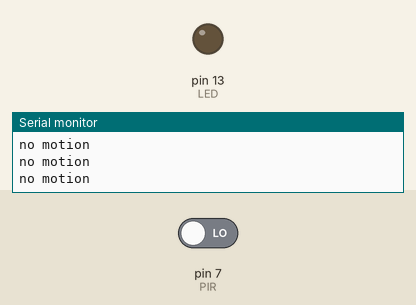
Recording of a sketch running on a simulated Arduino Uno, built with avr-gcc and run on an emulated ATmega328P. Parts: output pins drawn as LEDs (lit = HIGH), the last lines printed to the serial monitor. The inputs (shaded band) are chosen by the test bench; at power-on: pin 7 (PIR) LOW.

Above: at 1.2 s.
1.3 s: pin 7 (PIR) driven HIGH
At 2.0 s:
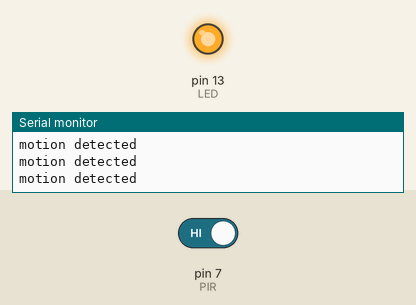
2.8 s: pin 7 (PIR) driven LOW
At 3.3 s:
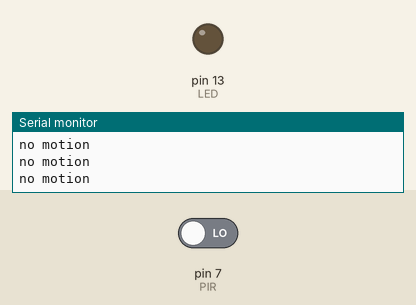
Timing chart, 0 to 5.8 s (numbered marks = the images above; inputs shaded):
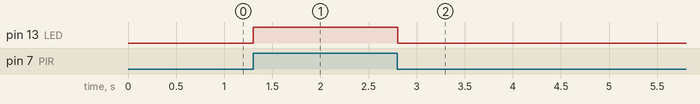

Measured:
- after the input at 1.3 s, pin 13 (LED): LOW → HIGH at once
- after the input at 2.8 s, pin 13 (LED): HIGH → LOW at once

The sketch:

PIR_ir_motion_sensor.ino
```cpp
int LED = 13;             // the pin that the LED is atteched to
int PIR = 7;              // the pin that the sensor is atteched to

void setup() {
  pinMode(LED, OUTPUT);   // initalize LED as an output
  pinMode(PIR, INPUT);    // initialize sensor as an input
  Serial.begin(9600);     // initialize serial
}

void loop(){
  if (digitalRead(PIR) == HIGH) { // check if the sensor is HIGH
    digitalWrite(LED, HIGH);      // turn LED ON
    Serial.println("motion detected");
    delay(100);                   // delay 100 milliseconds
  }
  else {
    digitalWrite(LED, LOW);       // turn LED OFF
    Serial.println("no motion");
    delay(100);                   // delay 100 milliseconds
  }
}
```
